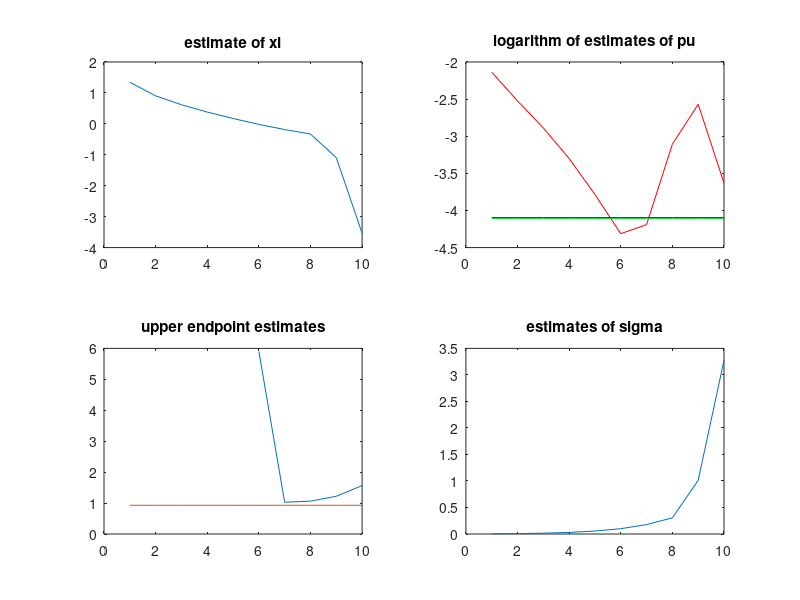

Recreate this plot in MATLAB.
N_samples = 1;  % number of samples drawn from each sample
N = 500000;         % number of "encounters"
beta_mean = 0.5;
beta_var = 0.05;
% parametes of beta-distr. as fcn of mean and variance
a = beta_mean^2*(1 - beta_mean)/beta_var + beta_mean;
b = a*(1/beta_mean - 1);

% generate sample
alfa = 0.00001; % shift needed to avoid 0
mean_par = betarnd(a*ones(1,N), b*ones(1,N)) + alfa;
beta = 5.5;

c = 1e-2;     % scales down the variance of the gamma distribution
gam_mean = mean_par;
gam_var = c*(gam_mean).^3; %1e-2

gam_shape = gam_mean.^2./gam_var;
gam_scale = gam_var./gam_mean;

X = gamrnd(gam_shape' * ones(1, N_samples), gam_scale' * ones(1, N_samples));
clf;plot(X(:),'.')
% compute true value of estiamand
mu = 0.02; % we are estimating the probability that x < mu
integrand = @(s) gamcdf(mu, 1./(c*s), c*s.^2).*betapdf(s - alfa, a, b)

p_mu = integral(integrand, alfa,1+alfa)
% hist(X(:),50)
%% transform data, and plot to find appropriate max and min thresholds
transinv = @(x) 1./(x+0.051).^4;
transneg = @(x) -x;
transex = @(x) exp(-15*x);
trans = @(x) transex(x);
trans_data = trans(X);
u_l = 0.03;
u_u = 0.5;
u_l_trans = trans(u_u);
u_u_trans = trans(u_l);
clf; plot(max(trans_data,[],2),'.'); hold on; plot(ones(1,N)*u_l_trans,'r') 
plot(ones(1,N)*u_u_trans,'r'); plot(ones(1,N)*trans(mu),'g')

%% find initial values
trans_data = trans_data(:);
exceed = trans_data(find(trans_data > u_l_trans));
negL = @(par,exceed_data,u) -sum( log(gppdf(exceed_data,par(2),par(1),u)) );
par_init = fminsearch(@(par) negL(par, exceed, u_l_trans), [3 0.5])
%%
trans_data = trans_data(:);
negL = @(par, exceed_data, u) -sum( log(gppdf(exceed_data, par(2), par(1), u)) );
logplot = 0;
m = 10;
U = sort(trans(linspace(u_l,u_u,m)));
param_save = zeros(2,m);
ue_save = zeros(1,m)*nan;
p_nea = zeros(1,m); 
max_data = max(max(trans_data));
for k=1:m
    exceed = trans_data(find(trans_data > U(k)));
    par_init_temp = par_init;
    pu = length(exceed)/length(trans_data)
    param = fminsearch(@(par) negL(par, exceed, u_l_trans), par_init_temp);
    %while param = par_init_temp
    param_save(:,k) = param';
    ue = U(k) - param(1)/param(2);
    if param(2) < 0
        ue_save(k) = ue;
    end
    p_nea(k) = pu*(1 - gpcdf(trans(mu), param(2), param(1), U(k)));
end

clf
subplot(221)
plot(param_save(2,:))
title('estimate of xi')
subplot(222)
plot(log10(p_nea),'r'); hold on; plot(ones(1,m)*log10(p_mu),'g'); 
plot(ones(1,m)*log10(sum(trans_data(:)>trans(mu))/length(trans_data)),'b')
title('logarithm of estimates of pu')

subplot(223)
plot(ue_save); hold on; plot(ones(1,m)*max_data)
title('upper endpoint estimates')

subplot(224)
plot(param_save(1,:))
title('estimates of sigma')